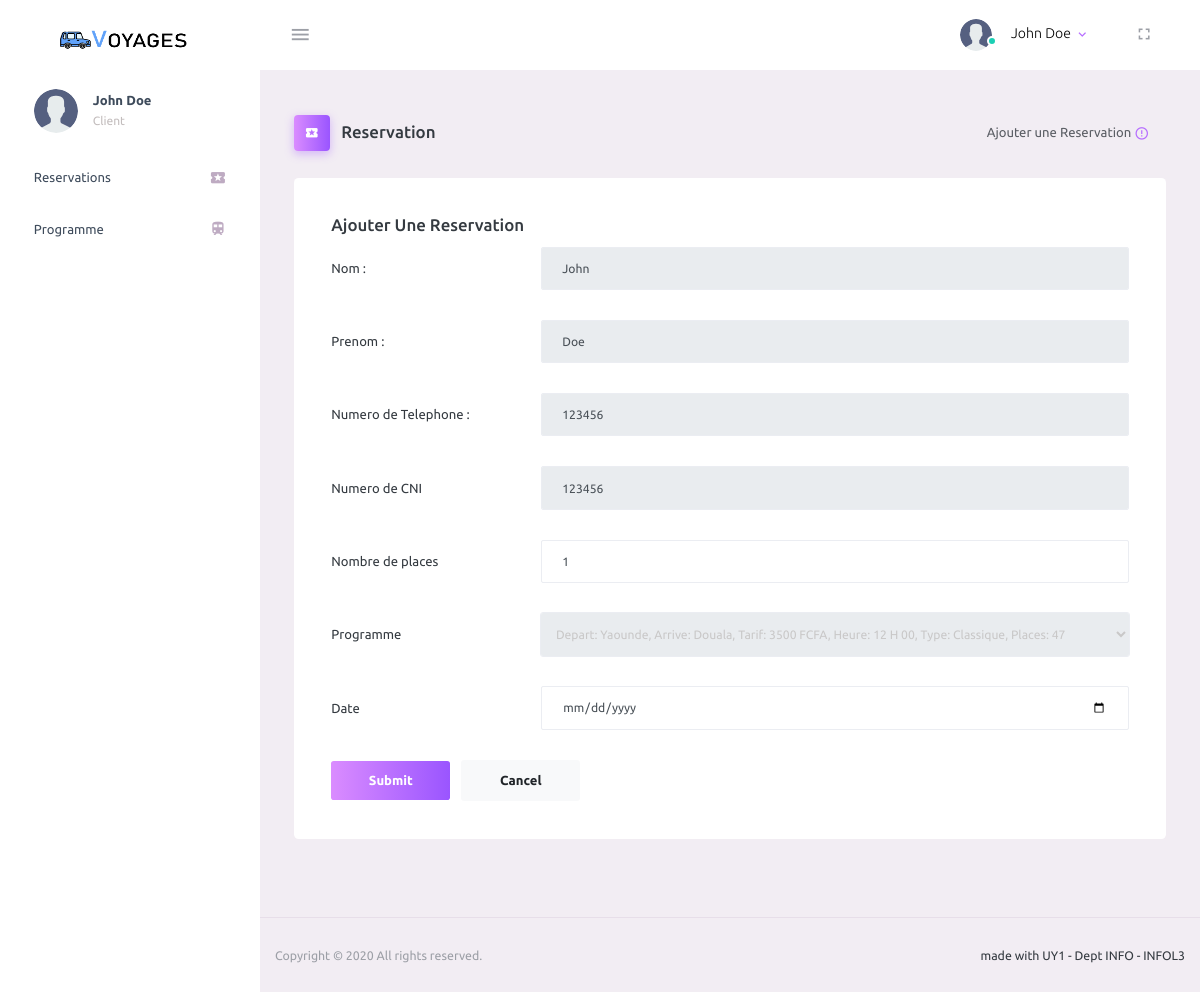
Screenshot of /reservations/nouveau (signed in) with the database file from the repository.
### taxi/models.py (models this page shows, shortened)
class Utilisateur(AbstractUser):
    username = None
    email = None
    code = models.CharField(max_length=64)
    telephone = models.CharField(max_length=64, unique=True)
    cni = models.CharField(max_length=64, unique=True)
    is_admin = models.BooleanField(default=False)
    def est_employer(self):
        try:
            return self.employe is not None or self.is_superuser
        except:
            return False
    objects = UserManager()
    REQUIRED_FIELDS = ['first_name', 'last_name', 'cni']
    USERNAME_FIELD = 'telephone'
    EMAIL_FIELD = 'telephone'

### taxi/views.py (the view)
# urls.py: path('reservations/nouveau', views.reservations_nouveau, name='reservations.nouveau'),
@login_required
def reservations_nouveau(request):
    if request.method == "POST":
        form = request.POST
        print(form)
        first_name = form['first_name'] or 'Client Inconnu'
        last_name = form['last_name'] or 'Client Inconnu'
        telephone = form['telephone'] or 'Client Inconnu'
        programme = form['programme']
        places = form['places']
        cni = form['cni']
        date: str = form['date']
        print(date)
        print(type(date))
        fdate = date.split('-')
        date: datetime.date = datetime.date(int(fdate[0]), int(fdate[1]), int(fdate[2]))
        try:
            user = Utilisateur.objects.get(cni__exact=cni)
        except:
            user = Utilisateur(
                first_name=first_name,
                last_name=last_name,
                telephone=telephone,
                cni=cni
            )
            user.set_password(cni)
            user.save()
        client, created = Client.objects.get_or_create(user=user)
        reser = Reservation(
            programme=Programme.objects.get(pk=programme),
            client=client,
            jour_depart=date.weekday(),
            places=places,
            date_depart=date
        )
        muser: Utilisateur = request.user
        if muser.est_employer() and (
                muser.is_superuser or muser.employe.poste == "GUICHETIER") and date == timezone.now().date():
            reser.guichetier = muser.employe
            p = Programme.objects.get(pk=programme)
            p.voiture.places_occuper = p.voiture.places_occuper + int(places)
            p.voiture.save()
            p.save()
        reser.save()
        return redirect('reservations')
    else:
        reser = Programme.objects.all()
        user: Utilisateur = request.user
        return render(request, 'taxi/admin/reservation-creer.html', {'reservations': reser})

### taxi/models.py (called while the page is built)
    def place_dispo(self):
        return self.places - self.places_occuper

    def get_heure_depart_display(self):
        return f"{self.heure_depart.hour} H {self.heure_depart.minute if self.heure_depart.minute > 9 else '0'+str(self.heure_depart.minute)}" if self.heure_depart else "Pas d'horaire"

    def __str__(self):
        return f'Depart: {self.get_depart_display()}, Arrive: {self.get_arrive_display()}, Tarif: {self.tarif} FCFA, Heure: {self.get_heure_depart_display()}, Type: {self.get_type_display()}, Places: {self.voiture.place_dispo()}'

### taxi/templates/taxi/admin/reservation-creer.html (shortened to what this page needs)
{% extends 'taxi/admin/base.html' %}
{% block content %}
    {% load static %}
    <div class="content-wrapper">
        <div class="page-header">
            <h3 class="page-title">
                            <span class="page-title-icon bg-gradient-primary text-white mr-2">
                                <i class="mdi mdi-ticket"></i>
                            </span> Reservation </h3>
            <nav aria-label="breadcrumb">
                <ul class="breadcrumb">
                    <li class="breadcrumb-item active" aria-current="page">
                        Ajouter une Reservation <i
                            class="mdi mdi-alert-circle-outline icon-sm text-primary align-middle"></i>
                    </li>
                </ul>
            </nav>
        </div>
        <div class="row">
            <div class="col-md-12 grid-margin stretch-card">
                <div class="card">
                    <div class="card-body">
                        <h4 class="card-title">Ajouter une Reservation</h4>
                        <form class="forms-sample" method="post" action="{% url "reservations.nouveau" %}">
                            <div class="form-group row">
                                <label for="first_name"
                                       class="col-sm-3 col-form-label">Nom : </label>
                                <div class="col-sm-9">
                                    <input type="text" name="first_name" class="form-control" id="first_name"
                                           placeholder="Nom " {% if not user.est_employer %} readonly value="{{ user.first_name }}" {% endif %}>
                                </div>
                            </div>
                            <div class="form-group row">
                                <label for="last_name"
                                       class="col-sm-3 col-form-label">Prenom : </label>
                                <div class="col-sm-9">
                                    <input type="text" name="last_name" class="form-control" id="last_name"
                                           placeholder="Prenom " {% if not user.est_employer %} readonly value="{{ user.last_name }}" {% endif %}>
                                </div>
                            </div>
                            <div class="form-group row">
                                <label for="telephone"
                                       class="col-sm-3 col-form-label">Numero de Telephone : </label>
                                <div class="col-sm-9">
                                    <input type="text" name="telephone" class="form-control" id="telephone"
                                           placeholder="Numero de Telephone" {% if not user.est_employer %} readonly value="{{ user.telephone }}" {% endif %}>
                                </div>
                            </div>
                            <div class="form-group row">
                                <label for="cni"
                                       class="col-sm-3 col-form-label">Numero de CNI</label>
                                <div class="col-sm-9">
                                    <input name="cni" type="text" class="form-control" id="cni"
                                           placeholder="Numero de CNI" {% if not user.est_employer %} readonly value="{{ user.cni }}" {% endif %}>
                                </div>
                            </div>
                            <div class="form-group row">
                                <label for="cni"
                                       class="col-sm-3 col-form-label">Nombre de places</label>
                                <div class="col-sm-9">
                                    <input name="places" type="number" class="form-control" id="places" min="1" max="5"
                                            value="1"
                                           placeholder="Nombre de places">
                                </div>
                            </div>
                        {% if not programme %}
                            <div class="form-group row">
                                <label for="programme"
                                       class="col-sm-3 col-form-label">Programme</label><div class="col-sm-9"><select name="programme"  class="form-control" id="programme" required type="text" {% if not user.est_employer %} disabled {% endif %}>
                                        {% for reservation in reservations %}
                                            <option value="{{ reservation.id }} " >{{ reservation }}</option>
                                        {% endfor %}
                                    </select>
                                </div>
                            </div>
                            {% else %}
                            <input type="hidden" name="programme" value="{{ programme.id }}">
                        {% endif %}
                            <div class="form-group row">
                                <label for="date"
                                       class="col-sm-3 col-form-label">Date</label>
                                <div class="col-sm-9">
                                    <input name="date" type="date" class="form-control" id="date"
                                           placeholder="Date" required>
                                </div>
                            </div>
                            <button type="submit" class="btn btn-gradient-primary mr-2">Submit</button>
                            <button class="btn btn-light">Cancel</button>
                        </form>
                    </div>
                </div>
            </div>
        </div>
    </div>
{% endblock %}

### taxi/templates/taxi/admin/base.html (shortened to what this page needs)
<!DOCTYPE html>
<html lang="en">
{% load static %}
<head>
    <link rel="stylesheet" href="{% static "assets/vendors/mdi/css/materialdesignicons.min.css" %}">
    <link rel="stylesheet" href="{% static "assets/vendors/css/vendor.bundle.base.css" %}">
    <link rel="stylesheet" href="{% static "styles/W3.css" %}">
    <link rel="stylesheet" href="{% static "styles/style.css" %}">
    <link rel="stylesheet" href="{% static "assets/css/style.css" %}">
</head>
<body>
<div class="container-scroller">
    <nav class="navbar default-layout-navbar col-lg-12 col-12 p-0 fixed-top d-flex flex-row">
        <div class="text-center navbar-brand-wrapper d-flex align-items-center justify-content-center">
            <a class="navbar-brand brand-logo" href="index.html"><img src="{% static "assets/images/logo.png" %}"
                                                                      alt="logo"/></a>
        </div>
        <div class="navbar-menu-wrapper d-flex align-items-stretch">
            <button class="navbar-toggler navbar-toggler align-self-center" type="button" data-toggle="minimize">
                <span class="mdi mdi-menu"></span>
            </button>
            <ul class="navbar-nav navbar-nav-right">
                <li class="nav-item nav-profile dropdown">
                    <a class="nav-link dropdown-toggle" id="profileDropdown" href="#" data-toggle="dropdown"
                       aria-expanded="false">
                        <div class="nav-profile-img">
                            <img src="{% static "assets/images/faces/user2.svg" %}" alt="image">
                            <span class="availability-status online"></span>
                        </div>
                        <div class="nav-profile-text">
                            <p class="mb-1 text-black">{{ user.get_full_name }}</p>
                        </div>
                    </a>
                </li>
                <li class="nav-item d-none d-lg-block full-screen-link">
                    <a class="nav-link">
                        <i class="mdi mdi-fullscreen" id="fullscreen-button"></i>
                    </a>
                </li>
            </ul>
        </div>
    </nav>
    <div class="container-fluid page-body-wrapper">
        <nav class="sidebar sidebar-offcanvas" id="sidebar">
            <ul class="nav">
                <li class="nav-item nav-profile">
                    <a href="#" class="nav-link">
                        <div class="nav-profile-image">
                            <img src="{% static "assets/images/faces/user2.svg" %}" alt="profile">
                        </div>
                        <div class="nav-profile-text d-flex flex-column">
                            <span class="font-weight-bold mb-2">{{ user.get_full_name }}</span>
                            {% if user.is_superuser %}
                                <span class="text-secondary text-small">Chef D'agence</span>
                            {% elif user.est_employe %}
                                <span class="text-secondary text-small">{{ user.employe.get_poste_display }}</span>
                                {% else %}
                                <span class="text-secondary text-small">Client</span>
                            {% endif %}
                        </div>
                    </a>
                </li>
            <li class="nav-item">
                    <a class="nav-link" href="{% url 'reservations' %}">
                        <span class="menu-title">Reservations</span>
                        <i class="mdi mdi-ticket menu-icon"></i>
                    </a>
                </li>
             <li class="nav-item">
                    <a class="nav-link" href="{% url 'programme' %}">
                        <span class="menu-title">Programme</span>
                        <i class="mdi mdi-train menu-icon"></i>
                    </a>
                </li>
            </ul>
        </nav>
        <div class="main-panel">
            {% block content %} {% endblock %}
            <footer class="footer">
                <div class="d-sm-flex justify-content-center justify-content-sm-between">
                    <span class="text-muted text-center text-sm-left d-block d-sm-inline-block">Copyright © 2020 All rights reserved.</span>
                    <span class="float-none float-sm-right d-block mt-1 mt-sm-0 text-center">made with UY1 - Dept INFO - INFOL3</span>
                </div>
            </footer>
        </div>
    </div>
</div>
</body>
</html>

### taxi/static/styles/W3.css (style rules this page uses)
* { -webkit-box-sizing:border-box;-moz-box-sizing:border-box;box-sizing:border-box }
html { -ms-text-size-adjust:100%;-webkit-text-size-adjust:100% }
body { margin:0 }
article,aside,details,figcaption,figure,footer,header,hgroup,main,menu,nav,section,summary { display:block }
a { -webkit-tap-highlight-color:transparent;background-color:transparent }
img { border:0 }
button,input,optgroup,select,textarea { color:inherit;font:inherit;margin:0 }
button { overflow:visible }
button,select { text-transform:none }
button,html input[type=button],input[type=reset],input[type=submit] { -webkit-appearance:button;cursor:pointer }
html,body { font-family:Verdana,sans-serif;font-size:15px;line-height:1.5 }
h1,h2,h3,h4,h5,h6,.w3-slim,.w3-wide { font-family:"Segoe UI",Arial,sans-serif }
h3 { font-size:24px }
h4 { font-size:20px }
h1,h2,h3,h4,h5,h6 { font-weight:400;margin:10px 0 }
img { margin-bottom:-5px }
a { color:inherit }

### rows the page displays
Utilisateur: get_full_name "John Doe", first_name "John", last_name "Doe", telephone "123456", cni "123456"

### other values shown
form field programme "Depart: Yaounde, Arrive: Douala, Tarif: 3500 FCFA, Heure: 12 H 00, Type: Classique, Places: 47"
